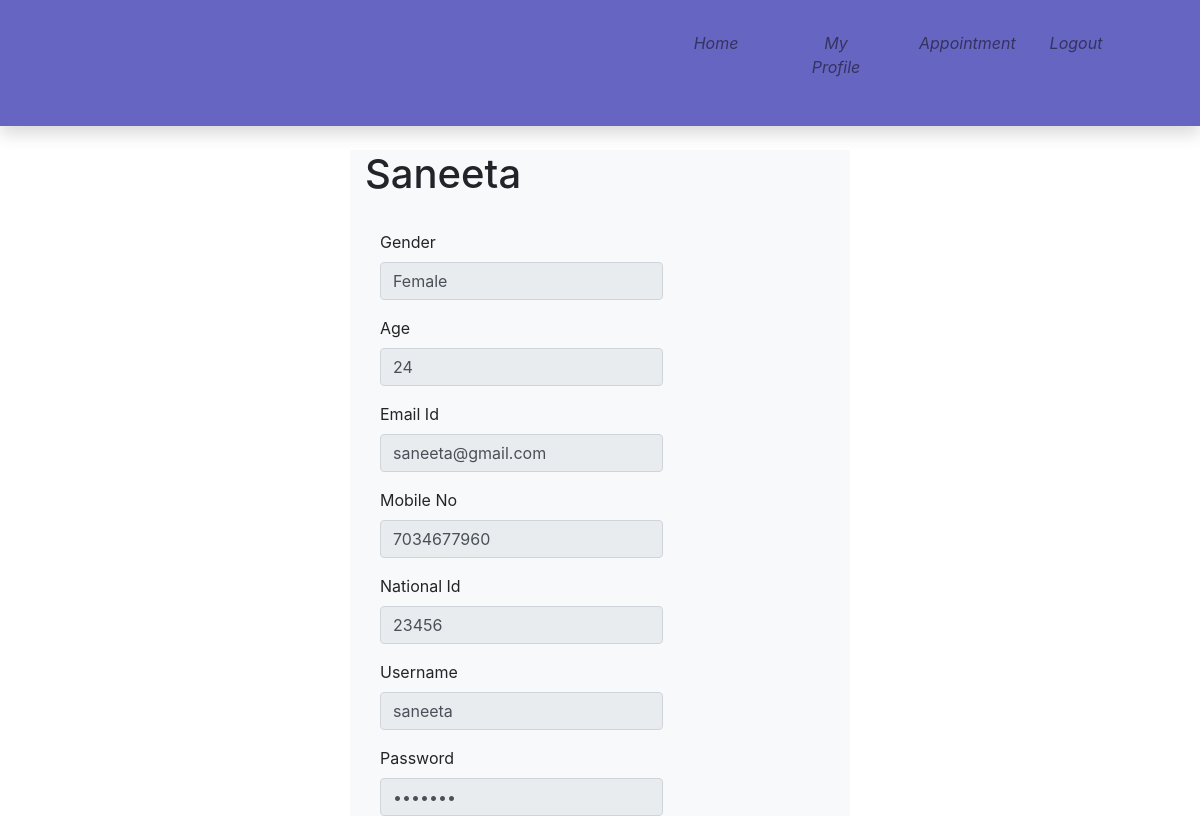
The page /userprofile.php (signed in) on the database its author committed.
### tables this page shows
CREATE TABLE `user` (
  `Uid` int(11) NOT NULL,
  `Name` varchar(20) NOT NULL,
  `Gender` varchar(20) NOT NULL,
  `Age` int(11) NOT NULL,
  `Emailid` varchar(215) NOT NULL,
  `MobileNo` bigint(20) NOT NULL,
  `NationalId` int(11) NOT NULL,
  `Username` varchar(20) NOT NULL,
  `Password` varchar(20) NOT NULL
);

### userprofile.php (the view, shortened to what this page needs)
<!doctype html>
 <html>
  <head>
	  <link rel ="stylesheet" href="css/bootstrap.min.css">
	  <link rel ="stylesheet" href="css/style.css">
  </head>
  <body>
	<div class="container-fliud">
        <nav class="navbar navbar-expand navbar-light topbar mb-4 static-top shadow bg-gradient-primary">
          <ul class="navbar-nav ml-auto pr-5 p-hide">
            <li class="nav-item ">
              <a class="nav-link " href="index.php">
                <i class="fas fa-home"><p> Home</p></i>
              </a>
            </li>
			<li class="nav-item ">
              <a class="nav-link " href="userprofile.php">
                <i class="fas fa-home"><p> My Profile</p></i>
              </a>
            </li>
			<li class="nav-item ">
              <a class="nav-link " href="applyappointment.php">
                <i class="fas fa-home"><p> Appointment</p></i>
              </a>
            </li>
			<li class="nav-item ">
              <a class="nav-link " href="index.php">
                <i class="fas fa-home"><p> Logout</p></i>
              </a>
            </li>
          </ul>
        </nav>
	</div>
	<div class="container bg-light col-5">
		<div class="form-hrizontal">
			<div class="form-group">
				<?php
					require_once 'connection.php';
					$var=$_SESSION['user'];
					$sql="select * from user where Username='".$var."'";
					$result=mysqli_query($conn,$sql);
					while($row=mysqli_fetch_assoc($result))
					{
				?>
					<h1><?php echo $row['Name'];?></h1><br>
						<div class="form-group">
                        <label  class="col-sm-3 control-label">Gender</label>
                    <div class="col-sm-8">
                        <input type="text" id="mobile" class="form-control" name="gender" value="<?php echo $row['Gender'];?>" readonly>
                    </div>
                </div>
                <div class="form-group">
                    <label for="email" class="col-sm-3 control-label">Age</label>
                    <div class="col-sm-8">
                        <input type="number" id="email" class="form-control" name= "age" value="<?php echo $row['Age'];?>"readonly>
                    </div>
                </div>
                <div class="form-group">
                    <label for="password" class="col-sm-3 control-label">Email Id</label>
                    <div class="col-sm-8">
                        <input type="email" id="password" class="form-control" name="email" value="<?php echo $row['Emailid'];?>" readonly>
                    </div>
                </div>
                <div class="form-group">
                    <label for="qualification" class="col-sm-3 control-label">Mobile No</label>
                    <div class="col-sm-8">
                        <input type="number" id="birthDate" class="form-control" name="mobile" value="<?php echo $row['MobileNo'];?>" readonly>
                    </div>
                </div>
                <div class="form-group">
                    <label for="phoneNumber" class="col-sm-3 control-label">National Id</label>
                    <div class="col-sm-8">
                        <input type="text" id="experience" class="form-control" name="nationalid" value="<?php echo $row['NationalId'];?>" readonly>
                    </div>
                </div>
				<div class="form-group">
                        <label  class="col-sm-3 control-label">Username</label>
                    <div class="col-sm-8">
                        <input type="text" id="username" class="form-control" name="username" value="<?php echo $row['Username'];?>" readonly>
                    </div>
                </div>
				<div class="form-group">
                    <label for="password" class="col-sm-3 control-label">Password</label>
                    <div class="col-sm-8">
                        <input type="password" id="password" class="form-control" name="password" value="<?php echo $row['Password'];?>" readonly>
                    </div>
				<?php
					}
				?>
			</div>
		</div>
	</div>
  </body>
</html>

### css/style.css (style rules this page uses)
* { margin:0px; padding:0px; }
.navbar { text-align:center; background-color:rgba(0, 0, 153,0.6); }
.navbar ul { float:right; display:inline-flex; list-style-type:none; }
.navbar ul li { width:120px; padding:15px; }
.navbar ul li a { text-decoration:none; color:white; }

### rows shown on the page
user: Name "Saneeta", gender "Female", age "24", email "saneeta@gmail.com", mobile "7034677960", nationalid "23456", username "saneeta"
